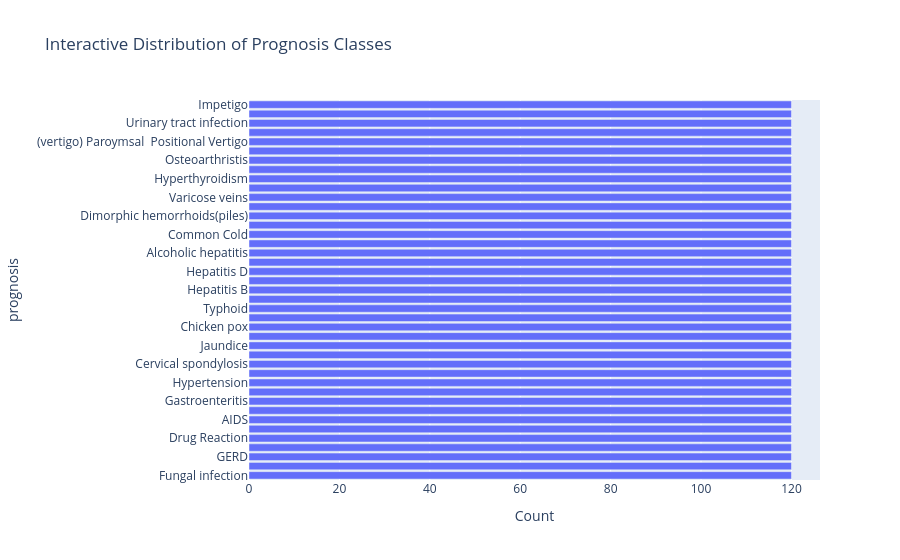

The notebook cell this image was saved under:
### Code cell
# Interactive bar chart with Plotly
fig = px.bar(prognosis_counts, 
             x=prognosis_counts.values, 
             y=prognosis_counts.index,
             orientation='h',
             title="Interactive Distribution of Prognosis Classes",
             labels={'x':'Count','index':'Prognosis'})
fig.show()

### Figure 1 — Plotly figure (JSON) as saved in the notebook; plotly's stock layout.template omitted (floating-point values rounded to 4 significant figures)
{"data": [{"hovertemplate": "Count=%{x}<br>prognosis=%{y}<extra></extra>", "legendgroup": "", "marker": {"color": "#636efa", "pattern": {"shape": ""}}, "name": "", "orientation": "h", "showlegend": false, "textposition": "auto", "type": "bar", "x": [120, 120, 120, 120, 120, 120, 120, 120, 120, 120, 120, 120, 120, 120, 120, 120, 120, 120, 120, 120, 120, 120, 120, 120, 120, 120, 120, 120, 120, 120, 120, 120, 120, 120, 120, 120, 120, 120, 120, 120, 120], "xaxis": "x", "y": ["Fungal infection", "Allergy", "GERD", "Chronic cholestasis", "Drug Reaction", "Peptic ulcer diseae", "AIDS", "Diabetes", "Gastroenteritis", "Bronchial Asthma", "Hypertension", "Migraine", "Cervical spondylosis", "Paralysis (brain hemorrhage)", "Jaundice", "Malaria", "Chicken pox", "Dengue", "Typhoid", "hepatitis A", "Hepatitis B", "Hepatitis C", "Hepatitis D", "Hepatitis E", "Alcoholic hepatitis", "Tuberculosis", "Common Cold", "Pneumonia", "Dimorphic hemorrhoids(piles)", "Heart attack", "Varicose veins", "Hypothyroidism", "Hyperthyroidism", "Hypoglycemia", "Osteoarthristis", "Arthritis", "(vertigo) Paroymsal  Positional Vertigo", "Acne", "Urinary tract infection", "Psoriasis", "Impetigo"], "yaxis": "y"}], "layout": {"barmode": "relative", "legend": {"tracegroupgap": 0}, "title": {"text": "Interactive Distribution of Prognosis Classes"}, "xaxis": {"anchor": "y", "domain": [0, 1], "title": {"text": "Count"}}, "yaxis": {"anchor": "x", "domain": [0, 1], "title": {"text": "prognosis"}}}}
